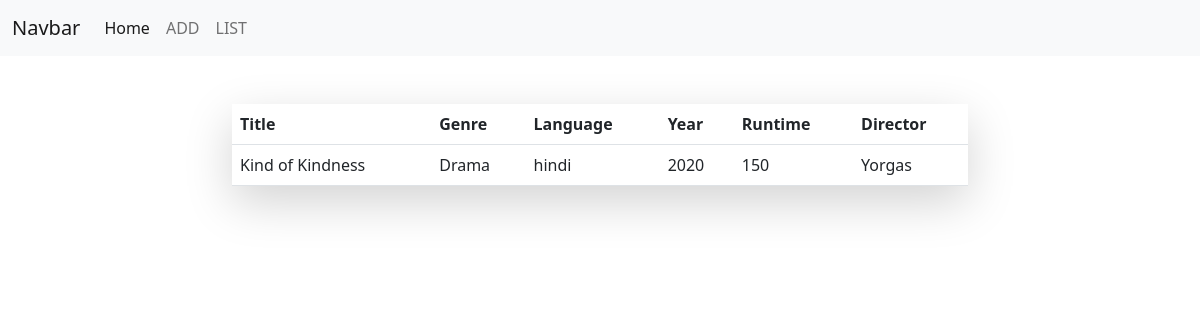
The app's page /movies/3/ with its own data.
### myapp/models.py (models this page shows)
class Movies(models.Model):
    title=models.CharField(max_length=200)
    genre=models.CharField(max_length=200,choices=GenreChoices.choices)
    language=models.CharField(max_length=200)
    year=models.CharField(max_length=200)
    run_time=models.PositiveIntegerField()
    director=models.CharField(max_length=200)

### myapp/views.py (the view)
# urls.py: path("movies/<int:pk>/",views.MovieDetailView.as_view(),name='movie-detail'),
class MovieDetailView(View):
    def get(self,request,*args,**kwargs):
        id=kwargs.get("pk")
        qs=Movies.objects.get(id=id)
        return render(request,'movie_detail.html',{"movie":qs})

### myapp/templates/movie_detail.html
{%extends 'base.html'%}
{%block main_block%}
<div class="container">
  <div class="row">
    <div class="col-2"></div>
    <div class="col-8">
      <table class="table mt-5 shadow-lg borderless table-hover">
        <tr>
          <th>Title</th>
          <th>Genre</th>
          <th>Language</th>
          <th>Year</th>
          <th>Runtime</th>
          <th>Director</th>
        </tr>
        <tr>
          <td>{{movie.title}}</td>
          <td>{{movie.genre}}</td>
          <td>{{movie.language}}</td>
          <td>{{movie.year}}</td>
          <td>{{movie.run_time}}</td>
          <td>{{movie.director}}</td>
        </tr>
      </table>
    </div>
    <div class="col-2"></div>
  </div>
</div>
{%endblock%}

### records on screen
Movies: title "Kind of Kindness", genre "Drama", language "hindi", year "2020", run_time "150", director "Yorgas"
